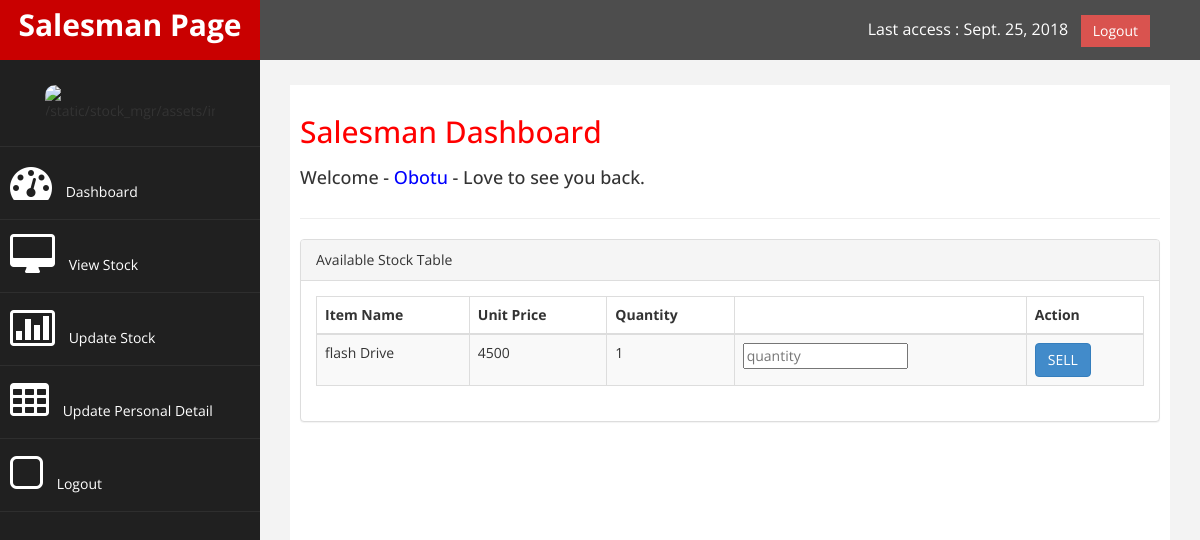
The page /salesman/update/Obotu/ (signed in) on the database as committed earlier.
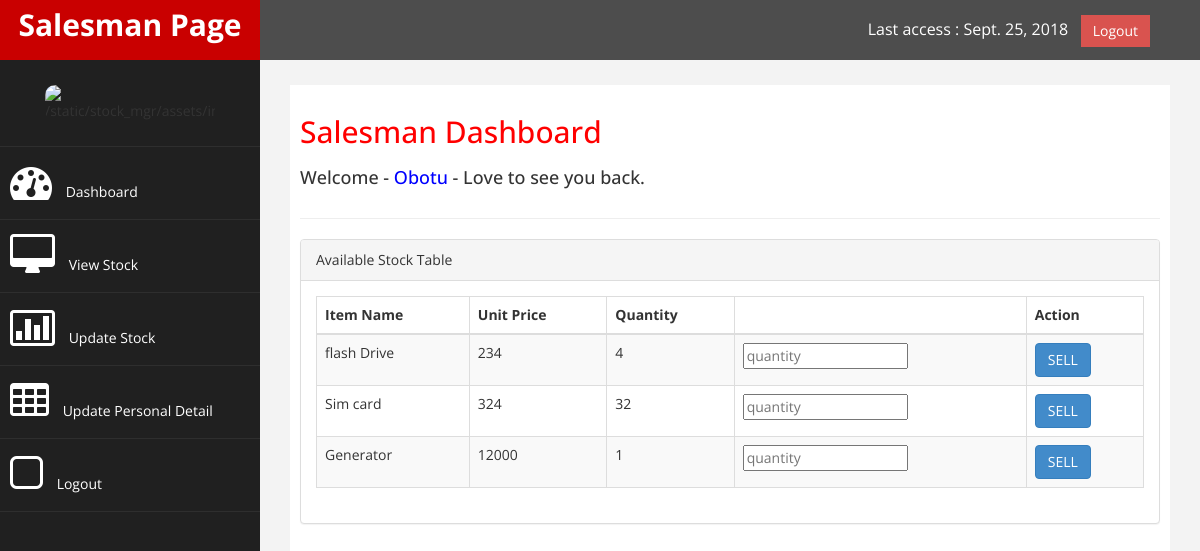
The same page on the database as committed later.
### salesman_mgr/models.py (models this page shows, shortened)
class SalesStock(models.Model):
	user           = models.ForeignKey(User)
	itemName       = models.CharField(max_length = 40)
	itemCode       = models.CharField(max_length = 40)
	quantity       = models.IntegerField()
	unit_price     = models.IntegerField()
	date_added     = models.DateTimeField(auto_now_add = True)
	date_restocked = models.DateTimeField(auto_now_add = False, auto_now=True)

### salesman_mgr/views.py (the view)
# urls.py: url(r'^update/(?P<username>[\w.@+-]+)/$', views.updateStock, name='update_stock'),
@login_required()
def updateStock(request, username, messages=None):
    context = {}
    view_stock = SalesStock.objects.filter(user = request.user)
    context.update({'view_stock':view_stock, 'username':username, 'time':datetime.now(), 'attr': UserAccount.objects.get_or_none(user=request.user)})
    return render(request, 'salesman_mgr/makeSale.html', context)

### stock_mgr/models.py (called while the page is built)
	def get_or_none(self, **kwargs):
		try:
			return self.get(**kwargs)
		except ObjectDoesNotExist:
			return None

### salesman_mgr/templates/salesman_mgr/makeSale.html (shortened to what this page needs)
{% extends 'salesman_mgr/base.html' %}
{% load staticfiles %}
        {% block user %} {{ user.username }} {% endblock user %}
        {% block notification %}
                <div class="panel panel-default">
                        <div class="panel-heading">
                           Available Stock Table
                        </div>
                        <div class="panel-body">
                            <div class="table-responsive">
                                <table class="table table-striped table-bordered table-hover">
                                    <thead>
    	                                <tr>
    	                                    <th>Item Name</th> <th> Unit Price</th> <th>Quantity</th> <th></th><th>Action</th>
    	                                </tr>
                                    </thead>
                                    <tbody>
                                    {% for stock in view_stock %}
    	                                <tr>
    	                                    <td>{{ stock.itemName }}</td> <td>{{ stock.unit_price }}</td> <td>{{ stock.quantity }}</td>
                                             <td><input type="number" name="quantity" id="id_qty_selected_{{ stock.id }}" placeholder="quantity" required="" class=""></td> <td><a href="" class="btn btn-primary transfer_stock" data-toggle="modal" data-target="#transfer_stock_modal" id="id_transfer_stock_{{ stock.id }}" stock_id="{{ stock.id }}" stock_name="{{ stock.itemName }}">
                                             SELL </a> </td>
    	                                </tr>
    	                            {% endfor %}
                                    </tbody>
                                </table>
                            </div>
                        </div>
                    </div>
              {% endblock notification %}

Rows that differ between the two databases and show on the page:
changed SalesStock "flash Drive": unit_price "4500" → "234"; quantity "1" → "4"
added SalesStock: itemName "Sim card", unit_price "324", quantity "32"
added SalesStock: itemName "Generator", unit_price "12000", quantity "1"
